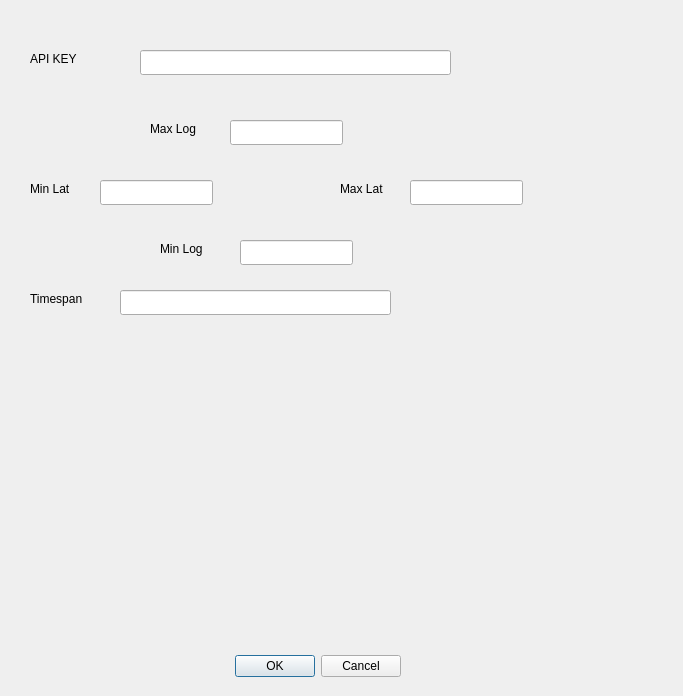
<?xml version="1.0" encoding="UTF-8"?>
<ui version="4.0">
 <class>ShipPlotterDialogBase</class>
 <widget class="QDialog" name="ShipPlotterDialogBase">
  <property name="geometry">
   <rect>
    <x>0</x>
    <y>0</y>
    <width>683</width>
    <height>696</height>
   </rect>
  </property>
  <property name="windowTitle">
   <string>Ship Plotter</string>
  </property>
  <widget class="QDialogButtonBox" name="button_box">
   <property name="geometry">
    <rect>
     <x>60</x>
     <y>650</y>
     <width>341</width>
     <height>32</height>
    </rect>
   </property>
   <property name="orientation">
    <enum>Qt::Horizontal</enum>
   </property>
   <property name="standardButtons">
    <set>QDialogButtonBox::Cancel|QDialogButtonBox::Ok</set>
   </property>
  </widget>
  <widget class="QLabel" name="label">
   <property name="geometry">
    <rect>
     <x>30</x>
     <y>50</y>
     <width>67</width>
     <height>17</height>
    </rect>
   </property>
   <property name="text">
    <string>API KEY </string>
   </property>
  </widget>
  <widget class="QLineEdit" name="ApiKeyEdit">
   <property name="geometry">
    <rect>
     <x>140</x>
     <y>50</y>
     <width>311</width>
     <height>25</height>
    </rect>
   </property>
  </widget>
  <widget class="QLabel" name="label_2">
   <property name="geometry">
    <rect>
     <x>30</x>
     <y>180</y>
     <width>67</width>
     <height>17</height>
    </rect>
   </property>
   <property name="text">
    <string>Min Lat</string>
   </property>
  </widget>
  <widget class="QLineEdit" name="MinLatEdit">
   <property name="geometry">
    <rect>
     <x>100</x>
     <y>180</y>
     <width>113</width>
     <height>25</height>
    </rect>
   </property>
  </widget>
  <widget class="QLineEdit" name="MinLogEdit">
   <property name="geometry">
    <rect>
     <x>240</x>
     <y>240</y>
     <width>113</width>
     <height>25</height>
    </rect>
   </property>
  </widget>
  <widget class="QLineEdit" name="MaxLogEdit">
   <property name="geometry">
    <rect>
     <x>230</x>
     <y>120</y>
     <width>113</width>
     <height>25</height>
    </rect>
   </property>
  </widget>
  <widget class="QLineEdit" name="MaxLatEdit">
   <property name="geometry">
    <rect>
     <x>410</x>
     <y>180</y>
     <width>113</width>
     <height>25</height>
    </rect>
   </property>
  </widget>
  <widget class="QLabel" name="label_3">
   <property name="geometry">
    <rect>
     <x>160</x>
     <y>240</y>
     <width>67</width>
     <height>17</height>
    </rect>
   </property>
   <property name="text">
    <string>Min Log</string>
   </property>
  </widget>
  <widget class="QLabel" name="label_4">
   <property name="geometry">
    <rect>
     <x>150</x>
     <y>120</y>
     <width>67</width>
     <height>17</height>
    </rect>
   </property>
   <property name="text">
    <string>Max Log</string>
   </property>
  </widget>
  <widget class="QLabel" name="label_5">
   <property name="geometry">
    <rect>
     <x>340</x>
     <y>180</y>
     <width>67</width>
     <height>17</height>
    </rect>
   </property>
   <property name="text">
    <string>Max Lat</string>
   </property>
  </widget>
  <widget class="QLineEdit" name="TimeSpanEdit">
   <property name="geometry">
    <rect>
     <x>120</x>
     <y>290</y>
     <width>271</width>
     <height>25</height>
    </rect>
   </property>
  </widget>
  <widget class="QLabel" name="label_6">
   <property name="geometry">
    <rect>
     <x>30</x>
     <y>290</y>
     <width>67</width>
     <height>17</height>
    </rect>
   </property>
   <property name="text">
    <string>Timespan</string>
   </property>
  </widget>
 </widget>
 <resources/>
 <connections>
  <connection>
   <sender>button_box</sender>
   <signal>accepted()</signal>
   <receiver>ShipPlotterDialogBase</receiver>
   <slot>accept()</slot>
   <hints>
    <hint type="sourcelabel">
     <x>20</x>
     <y>20</y>
    </hint>
    <hint type="destinationlabel">
     <x>20</x>
     <y>20</y>
    </hint>
   </hints>
  </connection>
  <connection>
   <sender>button_box</sender>
   <signal>rejected()</signal>
   <receiver>ShipPlotterDialogBase</receiver>
   <slot>reject()</slot>
   <hints>
    <hint type="sourcelabel">
     <x>20</x>
     <y>20</y>
    </hint>
    <hint type="destinationlabel">
     <x>20</x>
     <y>20</y>
    </hint>
   </hints>
  </connection>
 </connections>
</ui>
